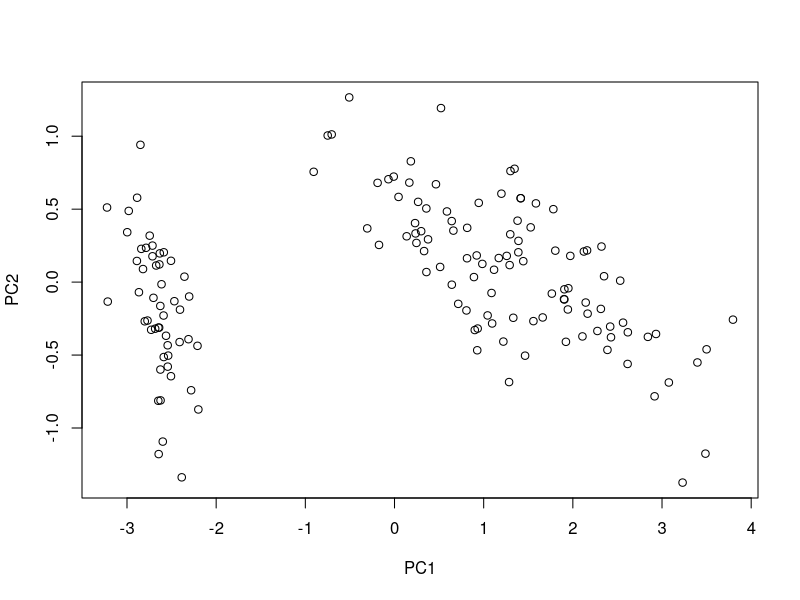
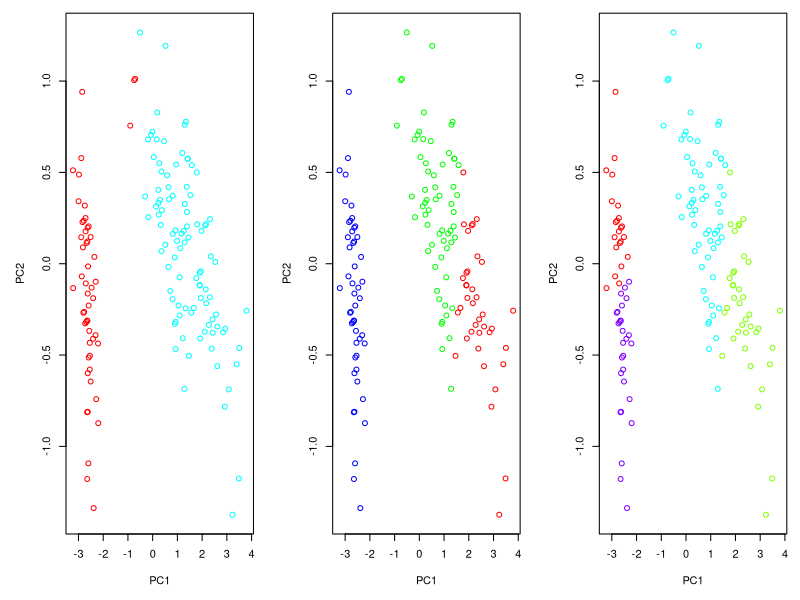
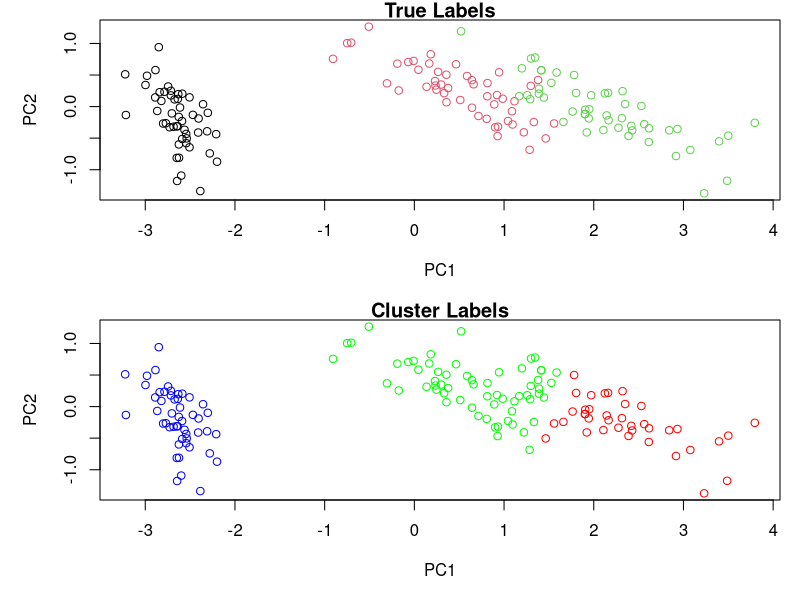
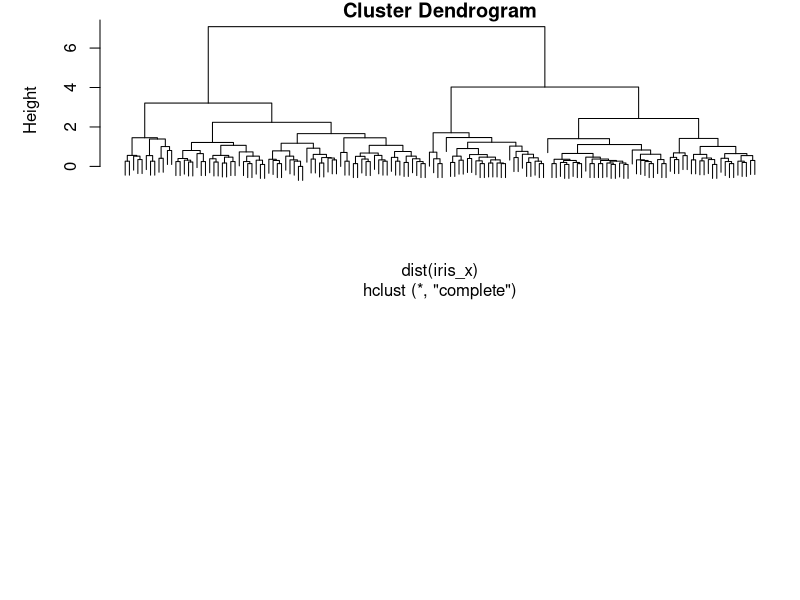
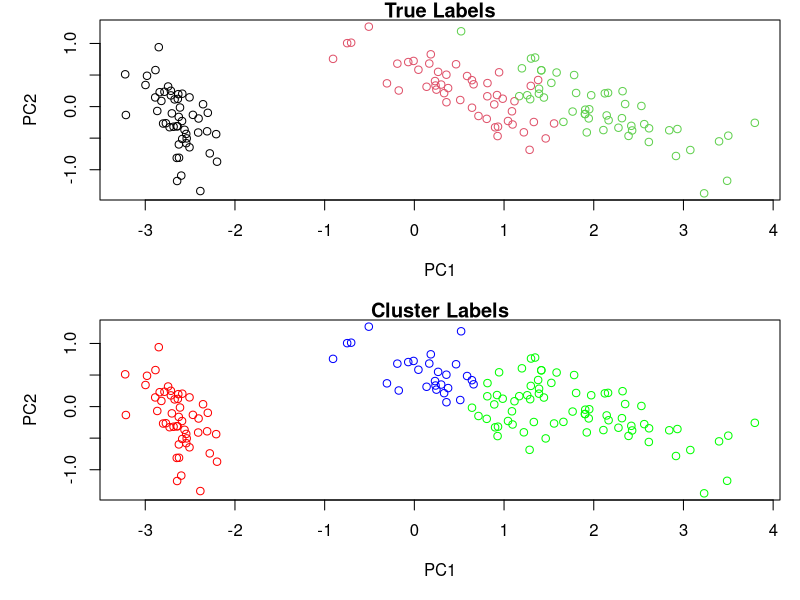

Here is the R script that generated these plots, in order:
## ---- chunk 1
head(iris)
## ---- chunk 2
# Prinipal component decomposition
iris_x <- iris[, 1:4]
iris_pc <- prcomp(iris_x)
plot(iris_pc$x[,1:2])
## ---- chunk 3
par(mfrow=c(1,3), mar = c(5,5,1,1))
# K-Means Clustering
iris_k2 <- kmeans(iris_x, 2)
# Take a vectors of colors length 2 and assign to clusters
plot(iris_pc$x[,1:2], col = rainbow(2)[iris_k2$cluster])

iris_k3 <- kmeans(iris_x, 3)
plot(iris_pc$x[,1:2], col = rainbow(3)[iris_k3$cluster])

iris_k4 <- kmeans(iris_x, 4)
plot(iris_pc$x[,1:2], col = rainbow(4)[iris_k4$cluster])
## ---- chunk 4
par(mfrow=c(2,1), mar = c(5,5,1,1))
plot(iris_pc$x[,1:2], col = iris$Species, main = "True Labels")
plot(iris_pc$x[,1:2], col = rainbow(3)[iris_k3$cluster], main = "Cluster Labels")
## ---- chunk 5
# Heirarchical clustering
iris_clust <- hclust(dist(iris_x))
plot(iris_clust, labels = F)
## ---- chunk 6
# cut the tree to create 3 clusters (can also specify a height)
iris_cut <- cutree(iris_clust, k = 3)
par(mfrow=c(2,1), mar = c(5,5,1,1))
plot(iris_pc$x[,1:2], col = iris$Species, main = "True Labels")
plot(iris_pc$x[,1:2], col = rainbow(3)[iris_cut], main = "Cluster Labels")
